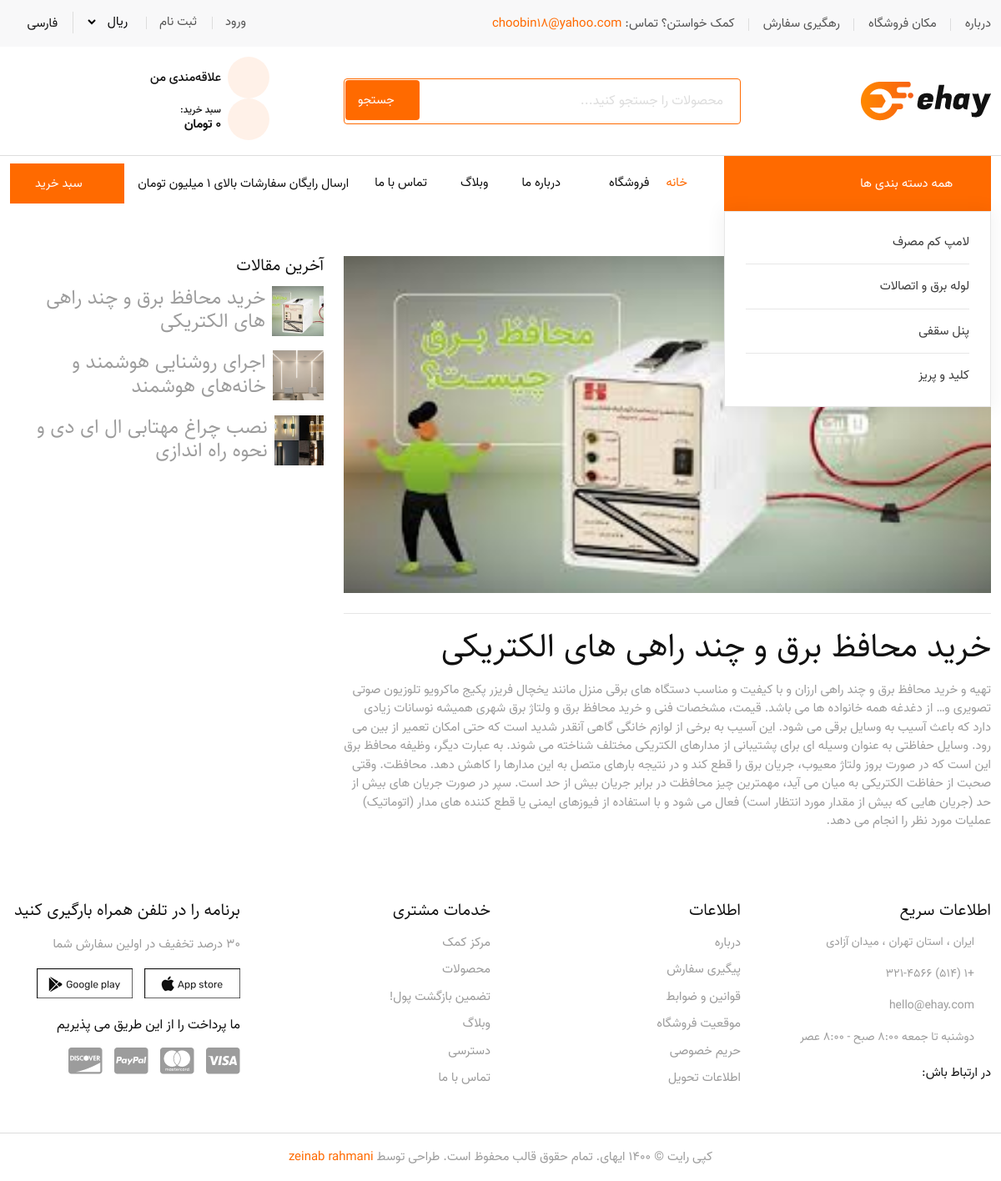
/blog/M-3/, run on the app's committed database.
### product_module/models.py (models this page shows, shortened)
class Category(models.Model):
    title = models.CharField(max_length=255, verbose_name='عنوان')
    image = models.ImageField(upload_to='categories/')
    is_active = models.BooleanField(default=True)
    class Meta:
        verbose_name = 'دسته بندی'
        verbose_name_plural = 'دسته بندی ها'

### blog/models.py (models this page shows, shortened)
class Blog(models.Model):
    title = models.CharField(max_length=300)
    image = models.ImageField(upload_to='blogs/')
    author = models.CharField(max_length=100, default='مدیر')
    description = models.TextField()
    created_at = models.DateField(auto_now_add=True)
    slug = models.SlugField(unique=True, blank=True)
    is_active = models.BooleanField(default=True)
    def get_absolute_url(self):
        return reverse("blog:blog-detail", args=[self.slug])
    class Meta:
        verbose_name = 'وبلاگ'
        verbose_name_plural = 'وبلاگ ها'

### blog/views.py (the view)
# urls.py: path('<slug:slug>/',views.BlogDetailView.as_view(), name='blog-detail'),
class BlogDetailView(DetailView):
    model = Blog
    template_name = 'blog/blog_detail.html'
    context_object_name = 'blog'
    def get_context_data(self, **kwargs):
        context = super().get_context_data(**kwargs)
        context['latest_blogs'] = Blog.objects.filter(is_active=True).order_by('-created_at')[:5]
        return context

### cart_module/context_processors.py (called while the page is built)
def cart_context(request):
    cart_items = []
    cart_total = 0
    cart_count = 0
    if request.user.is_authenticated:
        cart, created = Cart.objects.get_or_create(user=request.user)
        cart_items = cart.items.select_related('product').all()
        cart_total = sum(item.total_price() for item in cart_items)
        cart_count = sum(item.quantity for item in cart_items)
    else:
        cart_items = []
        cart_total = 0
        cart_count = 0
    return {
        'cart_items': cart_items,
        'cart_total': cart_total,
        'cart_count': cart_count,
    }

### product_module/context_processors.py (called while the page is built)
def global_context(request):
    return {
        "categories": Category.objects.filter(is_active=True).order_by('title')
    }

### wishlist/contex_processors.py (called while the page is built)
def wishlist_context(request):
    wishlist_count = 0
    if request.user.is_authenticated:
        try:
            wishlist = Wishlist.objects.get(user=request.user)
            wishlist_count = wishlist.items.count()
        except Wishlist.DoesNotExist:
            wishlist_count = 0
    else:
        wishlist = request.session.get('wishlist_page', [])
        wishlist_count = len(wishlist)
    return {'wishlist_count': wishlist_count}

### blog/templates/blog/blog_detail.html (shortened to what this page needs)
{% extends 'shared/_layout.html' %}
{% load static %}
{% block content %}
<section class="blog-details-area pt-54 pb-30">
    <div class="container">
        <div class="row justify-content-center">
            <div class="col-lg-8">
                <div class="blog-details-wrap">
                    <div class="blog-details-img mb-4">
                        {% if blog.image %}
                            <img src="{{ blog.image.url }}" class="img-fluid w-100" alt="{{ blog.title }}">
                        {% else %}
                            <div style="height:220px; background:#eee;"
                                 class="d-flex justify-content-center align-items-center">
                                <span>بدون تصویر</span>
                            </div>
                        {% endif %}
                    </div>
                    <hr>
                    <h1 class="blog-details-title mb-3">
                        {{ blog.title }}
                    </h1>
                    <div class="blog-details-content">
                        {{ blog.description|safe }}
                    </div>
                </div>
            </div>
            <div class="col-lg-4">
                <aside class="blog-sidebar">
                    <div class="sidebar-widget">
                        <h3 class="sidebar-title">آخرین مقالات</h3>
                        {% for item in latest_blogs %}
                            <div class="sidebar-blog d-flex mb-3">
                                <a href="{{ item.get_absolute_url }}" class="sidebar-blog-img me-2">
                                    {% if item.image %}
                                        <img src="{{ item.image.url }}" alt="{{ item.title }}" style="width:80px; height:60px; object-fit:cover;">
                                    {% else %}
                                        <div style="width:80px; height:60px; background:#eee;"></div>
                                    {% endif %}
                                </a>
                                <div class="sidebar-blog-content">
                                    <h4 class="mb-1">
                                        <a href="{{ item.get_absolute_url }}">
                                            {{ item.title|truncatechars:45 }}
                                        </a>
                                    </h4>
                                </div>
                            </div>
                        {% empty %}
                            <p>مقاله‌ای وجود ندارد</p>
                        {% endfor %}
                    </div>
                </aside>
            </div>
        </div>
    </div>
</section>
{% endblock %}

### templates/shared/site_header_component.html (shortened to what this page needs)
{% load static %}
<header class="header-area">
    <div class="top-header">
        <div class="container">
            <div class="row align-items-center">
                <div class="col-lg-8">
                    <ul class="header-left-content">
                        <li><a href="{% url 'about_us' %}">درباره</a></li>
                        <li><a href="#">مکان فروشگاه</a></li>
                        <li><a href="{% url 'orders:order_tracking' %}">رهگیری سفارش</a></li>
                        <li>کمک خواستن؟ تماس: <a href="#"><span>choobin18@yahoo.com</span></a></li>
                    </ul>
                </div>
                <div class="col-lg-4">
                    <div class="header-right-content">
                        <ul>
                            {% if request.user.is_authenticated %}
                                <li>
                                    <a href="{% url 'dashboard_page' %}">{{ request.user.get_full_name|default:request.user.email }}</a>
                                </li>
                                <li><a href="{% url 'logout_page' %}">خروج</a></li>
                            {% else %}
                                <li><a href="{% url 'login_page' %}">ورود</a></li>
                                <li><a href="{% url 'register_page' %}">ثبت نام</a></li>
                            {% endif %}
                            <li>
                                <div class="usd">
                                    <select>
                                        <option value="1">ریال</option>
                                    </select>
                                </div>
                            </li>
                            <li>
                                <div class="navbar-option-item navbar-option-language dropdown language-option">
                                    <button class="dropdown-toggle" type="button" id="language2"
                                            data-bs-toggle="dropdown" aria-haspopup="true" aria-expanded="false">
                                        <span class="lang-name">فارسی</span>
                                    </button>
                                </div>
                            </li>
                        </ul>
                    </div>
                </div>
            </div>
        </div>
    </div>
    <div class="middle-header">
        <div class="container">
            <div class="row align-items-center">
                <div class="col-lg-3">
                    <div class="logo">
                        <a href="{% url 'home_page' %}">
                            <img src="{% static 'images/logo.png' %}" alt="Image">
                        </a>
                    </div>
                </div>
                <div class="col-lg-5">
                    <form class="search-box" action="{% url 'product:product_search' %}" method="get">
                        <input type="text" name="q" placeholder="محصولات را جستجو کنید..." class="form-control">
                        <button type="submit" class="search-btn">
                            <i class="ri-search-line"></i> جستجو
                        </button>
                    </form>
                </div>
                <div class="col-lg-4">
                    <ul class="wish-cart">
                        <li>
                            <a href="{% url 'wishlist_page:wishlist' %}" class="d-flex align-items-center">
            <span class="wish-icon position-relative">
                <i class="ri-heart-line"></i>
            </span>
                                <span class="ms-2">علاقه‌مندی من</span>
                            </a>
                        </li>
                        <li>
        <span class="cart d-flex align-items-center" data-bs-toggle="modal" data-bs-target="#exampleModal-cart">
            <span class="wish-icon position-relative">
                <i class="ri-shopping-cart-line"></i>
            </span>
            <span class="ms-2">
                <small class="d-block" style="font-size: 12px; line-height: 1;">سبد خرید:</small>
                <strong>{{ cart_total|default:"0" }} تومان</strong>
            </span>
        </span>
                        </li>
                    </ul>
                </div>
            </div>
        </div>
    </div>
    <div class="navbar-area only-home-one-sticky">
        <div class="desktop-nav">
            <div class="container">
                <nav class="navbar navbar-expand-md navbar-light">
                    <div class="navbar-category">
                        <button type="button">
                            <i class="ri-menu-line"></i> همه دسته بندی ها
                            <i class="arrow-down ri-arrow-down-s-line"></i>
                        </button>
                        <div class="navbar-category-dropdown">
                            <ul>
                                {% for category in categories %}
                                    <li>
                                        <a href="{% url 'product:category-products' pk=category.id %}">{{ category.title }}</a>
                                    </li>
                                {% empty %}
                                    <li>دسته‌ای موجود نیست</li>
                                {% endfor %}
                            </ul>
                        </div>
                    </div>
                    <div class="collapse navbar-collapse mean-menu">
                        <ul class="navbar-nav">
                            <li class="nav-item"><a href="{% url 'home_page' %}" class="nav-link active">خانه</a></li>
                            <li class="nav-item mega-menu">
                                <a href="#" class="nav-link">فروشگاه <i class="ri-arrow-down-s-line"></i></a>
                            </li>
                            <li class="nav-item"><a href="{% url 'about_us' %}" class="nav-link">درباره ما</a></li>
                            <li class="nav-item"><a href="{% url 'blog:blog-list' %}" class="nav-link">وبلاگ</a></li>
                            <li class="nav-item"><a href="{% url 'contact_us' %}" class="nav-link">تماس با ما</a></li>
                        </ul>
                        <div class="others-options ms-auto">
                            <span>ارسال رایگان سفارشات بالای ۱ میلیون تومان</span>
                        </div>
                        <div class="cart-btn ms-3">
                            <button type="button" class="default-btn" data-bs-toggle="modal"
                                    data-bs-target="#exampleModal-cart">
                                <i class="ri-shopping-cart-line"></i> سبد خرید
                            </button>
                        </div>
                    </div>
                </nav>
            </div>
        </div>
    </div>
</header>

### static/css/responsive.css (style rules this page uses)
@media only screen and (min-width:1200px) and (max-width:1399px) { .container { max-width:1320px } }

### static/css/rtl.css (style rules this page uses)
.middle-header .search-box .search-btn { right:auto; left:2px }
.desktop-nav .navbar .navbar-nav { margin-left:auto; margin-right:24px }
.desktop-nav .navbar .navbar-nav .nav-item:last-child a { margin-left:0; margin-right:20px }
ul { padding:0 }

### data on the page
Category: title "لامپ کم مصرف"
Category: title "لوله برق و اتصالات"
Category: title "پنل سقفی"
Category: title "کلید و پریز"
Blog: image (picture), title "خرید محافظ برق و چند راهی های الکتریکی", description "تهیه و خرید محافظ برق و چند راهی ارزان و با کیفیت و مناسب دستگاه های برقی منزل مانند یخچال فریزر پکیج ماکرویو تلوزیون صوتی تصویری و… از دغدغه همه خانواده ها می باشد. قیمت، مشخصات فنی و خرید محافظ برق و ولتاژ برق شهری همیشه نوسانات زیادی دارد که باعث آسیب به وسایل برقی می شود. این آسیب به برخی از لوازم خانگی گاهی آنقدر شدید است که حتی امکان تعمیر از بین می رود. وسایل حفاظتی به عنوان وسیله ای برای پشتیبانی از مدارهای الکتریکی مختلف شناخته می شوند. به عبارت دیگر، وظیفه محافظ برق این است که در صورت بروز ولتاژ معیوب، جریان برق را قطع کند و در نتیجه بارهای متصل به این مدارها را کاهش دهد. محافظت. وقتی صحبت از حفاظت الکتریکی به میان می آید، مهمترین چیز محافظت در برابر جریان بیش از حد است. سپر در…"
Blog: image (picture), title "اجرای روشنایی هوشمند و خانه‌های هوشمند"
Blog: image (picture), title "نصب چراغ مهتابی ال ای دی و نحوه راه اندازی"
